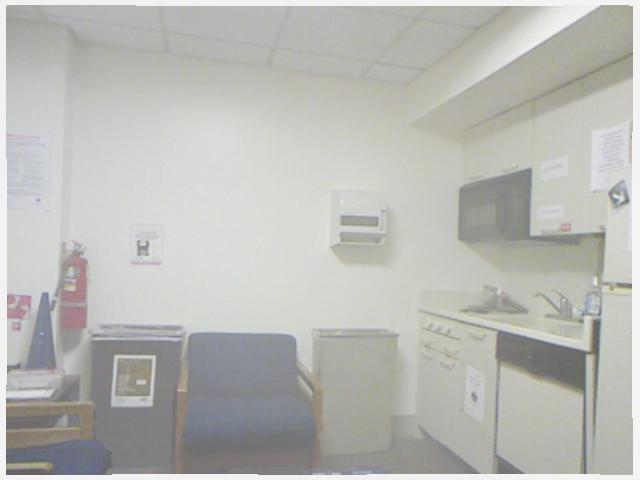
#> input picture hazy.jpg, 640 x 480 px
$ python quadtree_image.py --img_path ../hazy.jpg
#> lines starting #> are read from the running program, lines starting #| are printed output that depends on the picture
import numpy as np
from PIL import Image, ImageDraw
import os
import sys
import argparse

def set_image(image_path, size_mult=1.0):
    # load image
#> called with image_path = '../hazy.jpg', size_mult = 1
    image = Image.open(image_path)
#> image is the input picture: PIL image 640x480 RGB; mean R, G, B 185.1, 185.3, 181
#> in __init__, `hist = image.histogram()`: hist = 768 values, max 7856 at index 475, min 0 at index 0, mean 1200
    image = image.resize((int(image.size[0] * size_mult), int(image.size[1] * size_mult)))
    return image

def average_colour(image):
    # convert image to np array
    image_arr = np.asarray(image)

    # get average of whole image
    avg_color_per_row = np.average(image_arr, axis=0)
    avg_color = np.average(avg_color_per_row, axis=0)

    return (int(avg_color[0]), int(avg_color[1]), int(avg_color[2]))


def weighted_average(hist):
    total = sum(hist)
#> total = 307200
    error = value = 0

    if total > 0:
        value = sum(i * x for i, x in enumerate(hist)) / total
#> value = 185.1
        error = sum(x * (value - i) ** 2 for i, x in enumerate(hist)) / total
#> error = 954.6
        error = error ** 0.5
#> error = 30.9

    return error


def get_detail(hist):
    red_detail = weighted_average(hist[:256])
#> red_detail = 30.9
    green_detail = weighted_average(hist[256:512])
#> green_detail = 31.37
    blue_detail = weighted_average(hist[512:768])
#> blue_detail = 31.03

    detail_intensity = red_detail * 0.2989 + green_detail * 0.5870 + blue_detail * 0.1140
#> detail_intensity = 31.19

    return detail_intensity


class Quadrant():
    def __init__(self, image, bbox, depth):
        self.bbox = bbox
        self.depth = depth
        self.children = None
        self.leaf = False

        # crop image to quadrant size
        image = image.crop(bbox)
        hist = image.histogram()

        self.detail = get_detail(hist)
#> self.detail = 31.19
        self.colour = average_colour(image)
#> in average_colour, `avg_color_per_row = np.average(image_arr, axis=0)`: avg_color_per_row = 640 rows, first 8: [241.3, 241.8, 241.9], [242.5, 243, 243], [240.6, 240.9, 241], [242.8, 243.1, 242.8], [241.1, 241.1, 240.8], [242.1, 241.9, 241.4], [204.2, 203.9, 203.2], [181.3, 180.6, 179.7]
#> in average_colour, `avg_color = np.average(avg_color_per_row, axis=0)`: avg_color = [185.1, 185.3, 181]
#> self.colour = (185, 185, 180)

    def split_quadrant(self, image):
        left, top, width, height = self.bbox

        # get the middle coords of bbox
        middle_x = left + (width - left) / 2
        middle_y = top + (height - top) / 2

        # split root quadrant into 4 new quadrants
        upper_left = Quadrant(image, (left, top, middle_x, middle_y), self.depth + 1)
#> in average_colour (call 2), `avg_color_per_row = np.average(image_arr, axis=0)`: avg_color_per_row = 320 rows, first 8: [240.8, 241.4, 241.5], [241.8, 242.4, 242.5], [239.7, 240.2, 240.3], [242.4, 242.9, 243], [239.8, 240.3, 240.5], [240.9, 241.5, 241.7], [205.8, 206.7, 206.9], [191.4, 192.3, 192.5]
        upper_right = Quadrant(image, (middle_x, top, width, middle_y), self.depth + 1)
#> in average_colour (call 3), `avg_color_per_row = np.average(image_arr, axis=0)`: avg_color_per_row = 320 rows, first 8: [200.5, 201.3, 195.6], [200.5, 201.3, 195.2], [200.5, 201.3, 195.4], [200.5, 201.3, 195.3], [200.5, 201.3, 195.4], [200.6, 201.5, 195.4], [200.7, 201.5, 195.6], [200.8, 201.7, 195.6]
        bottom_left = Quadrant(image, (left, middle_y, middle_x, height), self.depth + 1)
#> call 4 of __init__, with bbox = (0, 240, 320, 480), depth = 1
#> in __init__ (call 4), `image = image.crop(bbox)`:
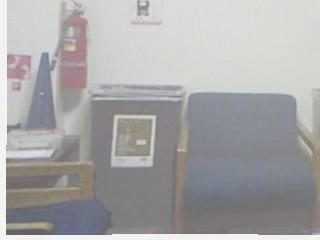
#> image: PIL image 320x240 RGB; mean R, G, B 167.9, 167.1, 167.6
#> in __init__ (call 4), `hist = image.histogram()`: hist = 768 values, max 2850 at index 475, min 0 at index 0, mean 300
#> in __init__ (call 4), `self.detail = get_detail(hist)`: self.detail = 41.51
#> in average_colour (call 4), `avg_color_per_row = np.average(image_arr, axis=0)`: avg_color_per_row = 320 rows, first 8: [241.8, 242.2, 242.4], [243.2, 243.7, 243.5], [241.5, 241.7, 241.7], [243.2, 243.2, 242.5], [242.5, 242, 241.2], [243.3, 242.3, 241.1], [202.7, 201, 199.4], [171.3, 168.8, 167]
#> in __init__ (call 4), `self.colour = average_colour(image)`: self.colour = (167, 167, 167)
        bottom_right = Quadrant(image, (middle_x, middle_y, width, height), self.depth + 1)
#> in __init__ (call 5), `image = image.crop(bbox)`:
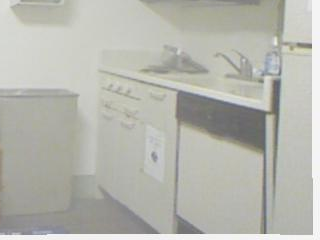
#> image: PIL image 320x240 RGB; mean R, G, B 181.4, 182.1, 174.5
#> in __init__ (call 5), `hist = image.histogram()`: hist = 768 values, max 2418 at index 190, min 0 at index 0, mean 300
#> in __init__ (call 5), `self.detail = get_detail(hist)`: self.detail = 26.88
#> in average_colour (call 5), `avg_color_per_row = np.average(image_arr, axis=0)`: avg_color_per_row = 320 rows, first 8: [178.8, 176.7, 169.4], [179.4, 178.3, 171], [181.4, 180.3, 173.4], [182.7, 182.3, 175.1], [183.6, 183.2, 176.7], [183.4, 183.7, 176.9], [183.4, 183.7, 177.5], [183.4, 184, 177.6]
#> in __init__ (call 5), `self.colour = average_colour(image)`: self.colour = (181, 182, 174)

        # add new quadrants to root children
        self.children = [upper_left, upper_right, bottom_left, bottom_right]


class QuadTree():
    def __init__(self, image, detail_threshold=13, max_depth = 8):
        self.width, self.height = image.size
        self.detail_threshold = detail_threshold
        self.max_depth = max_depth

        # keep track of max depth achieved by recursion
        self.track_depth = 0

        # start compression
        self.start(image)

    def start(self, image):
        # create initial root
        self.root = Quadrant(image, image.getbbox(), 0)

        # build quadtree
        self.build(self.root, image)

    def build(self, root, image):
        if root.depth >= self.max_depth or root.detail <= self.detail_threshold:
            if root.depth > self.track_depth:
                self.track_depth = root.depth

            # assign quadrant to leaf and stop recursing
            root.leaf = True
            return

            # split quadrant if there is too much detail
        root.split_quadrant(image)

        for children in root.children:
            self.build(children, image)
#> this loop made 4 passes
#> pass 1, in __init__ (call 6), `image = image.crop(bbox)`:
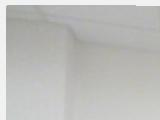
#> image: PIL image 160x120 RGB; mean R, G, B 188.9, 189.1, 186.5
#> pass 1, in __init__ (call 7), `image = image.crop(bbox)`:
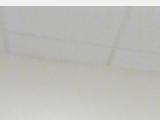
#> image: PIL image 160x120 RGB; mean R, G, B 190.6, 190.8, 186.5
#> pass 1, in __init__ (call 8), `image = image.crop(bbox)`:
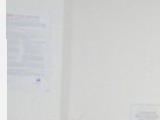
#> image: PIL image 160x120 RGB; mean R, G, B 209.4, 210, 210
#> pass 1, in __init__ (call 9), `image = image.crop(bbox)`:
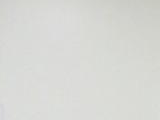
#> image: PIL image 160x120 RGB; mean R, G, B 215.8, 216.6, 212.9

    def create_image(self, custom_depth, show_lines=False):
        # create blank image canvas
#> called with custom_depth = 6, show_lines = False
        image = Image.new('RGB', (self.width, self.height))
#> image: PIL image 640x480 RGB; every value is 0
        draw = ImageDraw.Draw(image)
        draw.rectangle((0, 0, self.width, self.height), (0, 0, 0))

        leaf_quadrants = self.get_leaf_quadrants(custom_depth)

        # draw rectangle size of quadrant for each leaf quadrant
        for quadrant in leaf_quadrants:
            if show_lines:
                draw.rectangle(quadrant.bbox, quadrant.colour, outline=(0, 0, 0))
            else:
                draw.rectangle(quadrant.bbox, quadrant.colour)

        return image, leaf_quadrants

    def get_leaf_quadrants(self, depth):
        if depth > self.track_depth:
            raise ValueError('A depth larger than the trees depth was given')

        quandrants = []

        # search recursively down the quadtree
        self.recursive_search(self, self.root, depth, quandrants.append)

        return quandrants

    def recursive_search(self, tree, quadrant, max_depth, append_leaf):
        # append if quadrant is a leaf
#> called with max_depth = 6
        if quadrant.leaf == True or quadrant.depth == max_depth:
            append_leaf(quadrant)

        # otherwise keep recursing
        elif quadrant.children != None:
            for child in quadrant.children:
                self.recursive_search(tree, child, max_depth, append_leaf)
#> this loop made 4 passes

    def create_gif(self, file_name, duration=1000, loop=0, show_lines=False):
        gif = []
        end_product_image, temp = self.create_image(self.track_depth, show_lines=show_lines)

        for i in range(self.track_depth):
            image, temp = self.create_image(i, show_lines=show_lines)
            gif.append(image)

        # add extra images at end
        for _ in range(4):
            gif.append(end_product_image)

        gif[0].save(
            file_name,
            save_all=True,
            append_images=gif[1:],
            duration=duration, loop=loop)
def main():
    parser = argparse.ArgumentParser()
    parser.add_argument('--img_path',type=str,required=True,help='input image path')
    parser.add_argument('--size_mult',type=float,required=False,default=1.0,help='size_mult')
    parser.add_argument('--max_depth',type=int,required=False,default=8,help='max_depth')
    parser.add_argument('--target_depth',type=int,required=False,default=6,help='target_depth')
    parser.add_argument('--detail_threshold',type=int,required=False,default=13,help='detail_threshold')
    args = parser.parse_args()
    image_path = args.img_path
    size_mult = args.size_mult
    max_depth = args.max_depth
    target_depth = args.target_depth
    detail_threshold = args.detail_threshold

    image_name = image_path.split('/')[-1].split('.')[0]
    save_path = './thanosed_image'
    image = set_image(image_path, float(size_mult))
    quadtree = QuadTree(image,int(detail_threshold),int(max_depth))
    image,temp = quadtree.create_image(int(target_depth),show_lines=False)
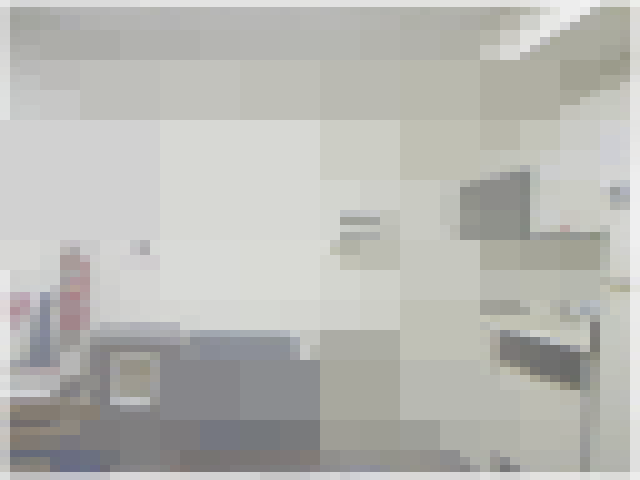
#> image: PIL image 640x480 RGB; mean R, G, B 184.5, 184.6, 180.3
    isdir = os.path.isdir(save_path)
    if isdir == True:
        image.save(f"{save_path}/{image_name}.jpg")
    else:
        os.makedirs(save_path)
        image.save(f"{save_path}/{image_name}.jpg")

if __name__ == '__main__':
    main()
    print("image_quadtree")
